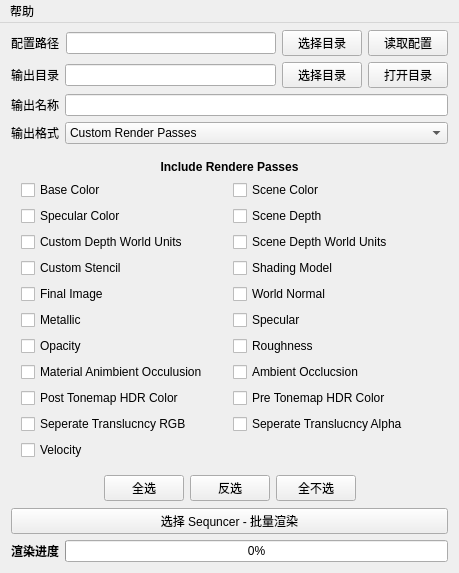
<?xml version="1.0" encoding="UTF-8"?>
<ui version="4.0">
 <class>Form</class>
 <widget class="QWidget" name="Form">
  <property name="geometry">
   <rect>
    <x>0</x>
    <y>0</y>
    <width>459</width>
    <height>497</height>
   </rect>
  </property>
  <property name="windowTitle">
   <string>Sequencer 批量渲染工具</string>
  </property>
  <layout class="QVBoxLayout" name="verticalLayout">
   <property name="topMargin">
    <number>30</number>
   </property>
   <item>
    <layout class="QHBoxLayout" name="horizontalLayout_7">
     <item>
      <widget class="QLabel" name="Output_Label_3">
       <property name="text">
        <string>配置路径</string>
       </property>
      </widget>
     </item>
     <item>
      <widget class="MLineEdit" name="Config_LE">
       <property name="placeholderText">
        <string/>
       </property>
      </widget>
     </item>
     <item>
      <widget class="MPushButton" name="Config_Browse_BTN">
       <property name="text">
        <string>选择目录</string>
       </property>
      </widget>
     </item>
     <item>
      <widget class="MPushButton" name="Config_BTN">
       <property name="text">
        <string>读取配置</string>
       </property>
      </widget>
     </item>
    </layout>
   </item>
   <item>
    <layout class="QHBoxLayout" name="horizontalLayout_2">
     <item>
      <widget class="QLabel" name="label_2">
       <property name="text">
        <string>输出目录</string>
       </property>
      </widget>
     </item>
     <item>
      <widget class="MLineEdit" name="Output_LE"/>
     </item>
     <item>
      <widget class="MPushButton" name="Browse_BTN">
       <property name="text">
        <string>选择目录</string>
       </property>
      </widget>
     </item>
     <item>
      <widget class="MPushButton" name="Locate_BTN">
       <property name="text">
        <string>打开目录</string>
       </property>
      </widget>
     </item>
    </layout>
   </item>
   <item>
    <layout class="QHBoxLayout" name="horizontalLayout_3">
     <item>
      <widget class="QLabel" name="Output_Label">
       <property name="text">
        <string>输出名称</string>
       </property>
      </widget>
     </item>
     <item>
      <widget class="MLineEdit" name="FileName_LE">
       <property name="placeholderText">
        <string/>
       </property>
      </widget>
     </item>
    </layout>
   </item>
   <item>
    <layout class="QHBoxLayout" name="horizontalLayout">
     <item>
      <widget class="QLabel" name="label">
       <property name="text">
        <string>输出格式</string>
       </property>
      </widget>
     </item>
     <item>
      <widget class="MComboBox" name="Proctocol_Combo">
       <property name="sizePolicy">
        <sizepolicy hsizetype="Expanding" vsizetype="Fixed">
         <horstretch>0</horstretch>
         <verstretch>0</verstretch>
        </sizepolicy>
       </property>
       <item>
        <property name="text">
         <string>Custom Render Passes</string>
        </property>
       </item>
       <item>
        <property name="text">
         <string>Image Sequence (.jpg)</string>
        </property>
       </item>
       <item>
        <property name="text">
         <string>Image Sequence (.exr)</string>
        </property>
       </item>
       <item>
        <property name="text">
         <string>Image Sequence (.png)</string>
        </property>
       </item>
       <item>
        <property name="text">
         <string>Image Sequence (.bmp)</string>
        </property>
       </item>
       <item>
        <property name="text">
         <string>Video Sequence (.avi)</string>
        </property>
       </item>
      </widget>
     </item>
    </layout>
   </item>
   <item>
    <widget class="QWidget" name="Custom_Pass_Container" native="true">
     <layout class="QVBoxLayout" name="verticalLayout_2">
      <property name="leftMargin">
       <number>1</number>
      </property>
      <property name="topMargin">
       <number>1</number>
      </property>
      <property name="rightMargin">
       <number>1</number>
      </property>
      <property name="bottomMargin">
       <number>1</number>
      </property>
      <item>
       <widget class="QWidget" name="Pass_Container" native="true">
        <layout class="QGridLayout" name="gridLayout">
         <item row="2" column="0">
          <widget class="MCheckBox" name="checkBox_12">
           <property name="text">
            <string>Specular Color</string>
           </property>
          </widget>
         </item>
         <item row="2" column="1">
          <widget class="MCheckBox" name="checkBox_10">
           <property name="text">
            <string>Scene Depth</string>
           </property>
          </widget>
         </item>
         <item row="1" column="1">
          <widget class="MCheckBox" name="checkBox_7">
           <property name="text">
            <string>Scene Color</string>
           </property>
          </widget>
         </item>
         <item row="9" column="0">
          <widget class="MCheckBox" name="checkBox_11">
           <property name="text">
            <string>Post Tonemap HDR Color</string>
           </property>
          </widget>
         </item>
         <item row="10" column="0">
          <widget class="MCheckBox" name="checkBox_17">
           <property name="text">
            <string>Seperate Translucncy RGB</string>
           </property>
          </widget>
         </item>
         <item row="11" column="0">
          <widget class="MCheckBox" name="checkBox_20">
           <property name="text">
            <string>Velocity</string>
           </property>
          </widget>
         </item>
         <item row="10" column="1">
          <widget class="MCheckBox" name="checkBox_16">
           <property name="text">
            <string>Seperate Translucncy Alpha</string>
           </property>
          </widget>
         </item>
         <item row="9" column="1">
          <widget class="MCheckBox" name="checkBox_13">
           <property name="text">
            <string>Pre Tonemap HDR Color</string>
           </property>
          </widget>
         </item>
         <item row="1" column="0">
          <widget class="MCheckBox" name="checkBox_2">
           <property name="text">
            <string>Base Color</string>
           </property>
          </widget>
         </item>
         <item row="5" column="0">
          <widget class="MCheckBox" name="checkBox_5">
           <property name="text">
            <string>Final Image</string>
           </property>
          </widget>
         </item>
         <item row="3" column="1">
          <widget class="MCheckBox" name="checkBox_15">
           <property name="text">
            <string>Scene Depth World Units</string>
           </property>
          </widget>
         </item>
         <item row="5" column="1">
          <widget class="MCheckBox" name="checkBox_21">
           <property name="text">
            <string>World Normal</string>
           </property>
          </widget>
         </item>
         <item row="4" column="1">
          <widget class="MCheckBox" name="checkBox_18">
           <property name="text">
            <string>Shading Model</string>
           </property>
          </widget>
         </item>
         <item row="3" column="0">
          <widget class="MCheckBox" name="checkBox_3">
           <property name="text">
            <string>Custom Depth World Units</string>
           </property>
          </widget>
         </item>
         <item row="7" column="1">
          <widget class="MCheckBox" name="checkBox_14">
           <property name="text">
            <string>Roughness</string>
           </property>
          </widget>
         </item>
         <item row="4" column="0">
          <widget class="MCheckBox" name="checkBox_6">
           <property name="text">
            <string>Custom Stencil</string>
           </property>
          </widget>
         </item>
         <item row="6" column="0">
          <widget class="MCheckBox" name="checkBox_4">
           <property name="text">
            <string>Metallic</string>
           </property>
          </widget>
         </item>
         <item row="7" column="0">
          <widget class="MCheckBox" name="checkBox_9">
           <property name="text">
            <string>Opacity</string>
           </property>
          </widget>
         </item>
         <item row="8" column="1">
          <widget class="MCheckBox" name="checkBox_1">
           <property name="text">
            <string>Ambient Occlucsion</string>
           </property>
          </widget>
         </item>
         <item row="8" column="0">
          <widget class="MCheckBox" name="checkBox_8">
           <property name="text">
            <string>Material Animbient Occulusion</string>
           </property>
          </widget>
         </item>
         <item row="6" column="1">
          <widget class="MCheckBox" name="checkBox_19">
           <property name="text">
            <string>Specular</string>
           </property>
          </widget>
         </item>
         <item row="0" column="0" colspan="2">
          <widget class="QLabel" name="label_3">
           <property name="text">
            <string>&lt;html&gt;&lt;head/&gt;&lt;body&gt;&lt;p align=&quot;center&quot;&gt;&lt;span style=&quot; font-weight:600;&quot;&gt;Include Rendere Passes&lt;/span&gt;&lt;/p&gt;&lt;/body&gt;&lt;/html&gt;</string>
           </property>
          </widget>
         </item>
        </layout>
        <zorder>checkBox_2</zorder>
        <zorder>checkBox_7</zorder>
        <zorder>checkBox_12</zorder>
        <zorder>checkBox_10</zorder>
        <zorder>checkBox_15</zorder>
        <zorder>checkBox_18</zorder>
        <zorder>checkBox_21</zorder>
        <zorder>checkBox_4</zorder>
        <zorder>checkBox_19</zorder>
        <zorder>checkBox_9</zorder>
        <zorder>checkBox_14</zorder>
        <zorder>checkBox_8</zorder>
        <zorder>checkBox_1</zorder>
        <zorder>checkBox_11</zorder>
        <zorder>checkBox_13</zorder>
        <zorder>checkBox_17</zorder>
        <zorder>checkBox_16</zorder>
        <zorder>checkBox_20</zorder>
        <zorder>checkBox_6</zorder>
        <zorder>checkBox_3</zorder>
        <zorder>checkBox_5</zorder>
        <zorder>label_3</zorder>
       </widget>
      </item>
      <item>
       <layout class="QHBoxLayout" name="horizontalLayout_4">
        <item>
         <spacer name="horizontalSpacer_2">
          <property name="orientation">
           <enum>Qt::Horizontal</enum>
          </property>
          <property name="sizeHint" stdset="0">
           <size>
            <width>40</width>
            <height>20</height>
           </size>
          </property>
         </spacer>
        </item>
        <item>
         <widget class="MPushButton" name="Select_BTN">
          <property name="text">
           <string>全选</string>
          </property>
         </widget>
        </item>
        <item>
         <widget class="MPushButton" name="Toggle_BTN">
          <property name="text">
           <string>反选</string>
          </property>
         </widget>
        </item>
        <item>
         <widget class="MPushButton" name="NonSelect_BTN">
          <property name="text">
           <string>全不选</string>
          </property>
         </widget>
        </item>
        <item>
         <spacer name="horizontalSpacer">
          <property name="orientation">
           <enum>Qt::Horizontal</enum>
          </property>
          <property name="sizeHint" stdset="0">
           <size>
            <width>40</width>
            <height>20</height>
           </size>
          </property>
         </spacer>
        </item>
       </layout>
      </item>
     </layout>
    </widget>
   </item>
   <item>
    <widget class="MPushButton" name="Render_BTN">
     <property name="text">
      <string>选择 Sequncer - 批量渲染</string>
     </property>
    </widget>
   </item>
   <item>
    <layout class="QHBoxLayout" name="horizontalLayout_5">
     <item>
      <widget class="QLabel" name="label_4">
       <property name="text">
        <string>&lt;html&gt;&lt;head/&gt;&lt;body&gt;&lt;p&gt;&lt;span style=&quot; font-weight:600;&quot;&gt;渲染进度&lt;/span&gt;&lt;/p&gt;&lt;/body&gt;&lt;/html&gt;</string>
       </property>
      </widget>
     </item>
     <item>
      <widget class="QProgressBar" name="ProgressBar">
       <property name="value">
        <number>0</number>
       </property>
       <property name="alignment">
        <set>Qt::AlignLeading|Qt::AlignLeft|Qt::AlignTop</set>
       </property>
       <property name="textVisible">
        <bool>true</bool>
       </property>
       <property name="orientation">
        <enum>Qt::Horizontal</enum>
       </property>
       <property name="invertedAppearance">
        <bool>false</bool>
       </property>
       <property name="textDirection">
        <enum>QProgressBar::TopToBottom</enum>
       </property>
      </widget>
     </item>
    </layout>
   </item>
   <item>
    <spacer name="verticalSpacer">
     <property name="orientation">
      <enum>Qt::Vertical</enum>
     </property>
     <property name="sizeHint" stdset="0">
      <size>
       <width>20</width>
       <height>40</height>
      </size>
     </property>
    </spacer>
   </item>
  </layout>
  <widget class="QMenuBar" name="MenuBar">
   <property name="geometry">
    <rect>
     <x>0</x>
     <y>0</y>
     <width>9999</width>
     <height>23</height>
    </rect>
   </property>
   <property name="sizePolicy">
    <sizepolicy hsizetype="Expanding" vsizetype="Expanding">
     <horstretch>0</horstretch>
     <verstretch>0</verstretch>
    </sizepolicy>
   </property>
   <property name="minimumSize">
    <size>
     <width>9999</width>
     <height>0</height>
    </size>
   </property>
   <property name="styleSheet">
    <string notr="true"/>
   </property>
   <property name="defaultUp">
    <bool>false</bool>
   </property>
   <property name="nativeMenuBar">
    <bool>true</bool>
   </property>
   <widget class="QMenu" name="menu">
    <property name="title">
     <string>帮助</string>
    </property>
    <addaction name="Help_Action"/>
   </widget>
   <addaction name="menu"/>
  </widget>
  <action name="Help_Action">
   <property name="text">
    <string>帮助文档</string>
   </property>
  </action>
 </widget>
 <customwidgets>
  <customwidget>
   <class>MComboBox</class>
   <extends>QComboBox</extends>
   <header>dayu_widgets/combo_box.h</header>
  </customwidget>
  <customwidget>
   <class>MLineEdit</class>
   <extends>QLineEdit</extends>
   <header>dayu_widgets/line_edit.h</header>
  </customwidget>
  <customwidget>
   <class>MPushButton</class>
   <extends>QPushButton</extends>
   <header>dayu_widgets/push_button.h</header>
  </customwidget>
  <customwidget>
   <class>MCheckBox</class>
   <extends>QCheckBox</extends>
   <header>dayu_widgets/check_box.h</header>
  </customwidget>
 </customwidgets>
 <resources/>
 <connections/>
</ui>
